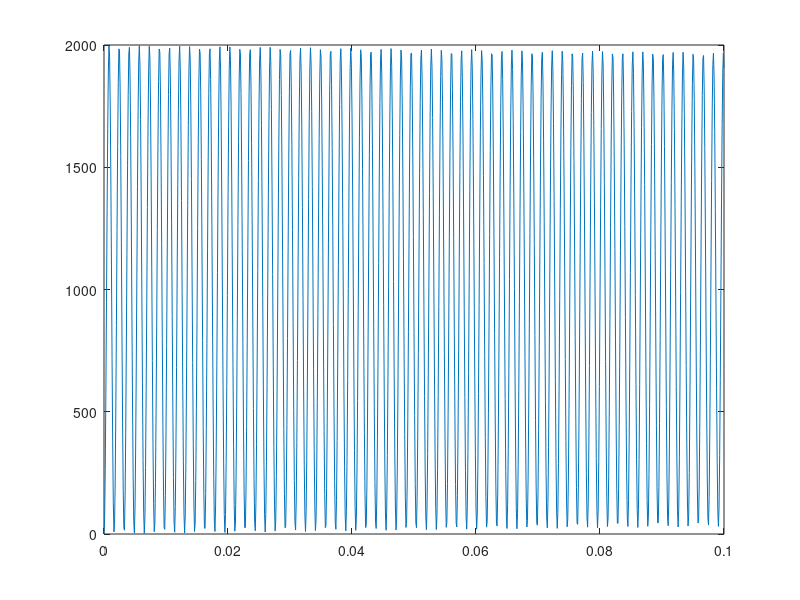
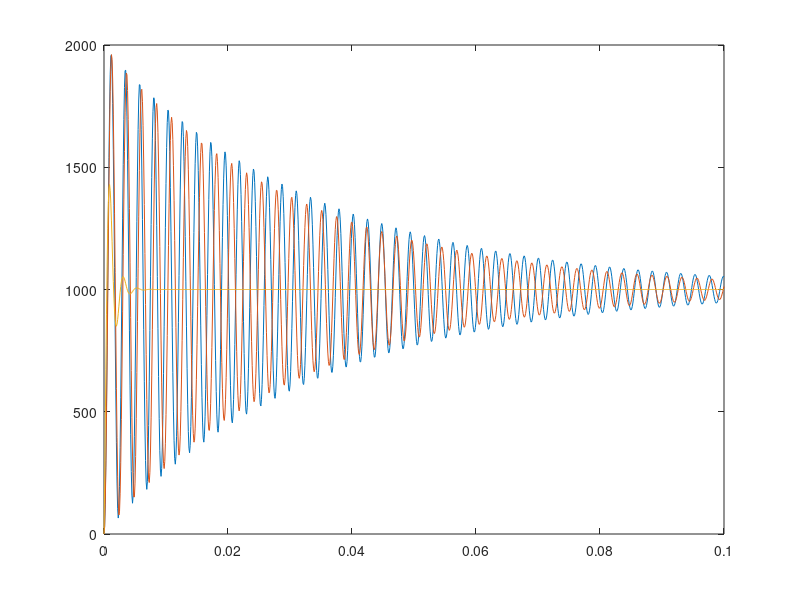

Write MATLAB code to recreate these figures, in order.
s = tf('s');

% simulate motor speed
Rm = 37.5;
Lm = 0.29 * 10^(-3);
Jm = 0.015 * 10^(-7);
Kt = 2.63 * 10^(-3);
Ke = 0.002488;

% motor constants
Tm = (Rm*Jm)/(Ke*Kt);
Te = Lm/Rm;

% transfer function of plant of DC motor
p = tf([1], [Ke*Tm*Te, Ke*Tm, Ke, 0]);

% transfer funcion of controller
c1 = 320; % this is k parameter in P formula.

% transfer function of feedforward block
g1 = series(c1,p);

% transfer function of feedback system
f1 = feedback(g1, 1);

% simulation settings
t = [0:0.0001:0.1];
r = 1000*ones(size(t));

% simulation
y1 = lsim(f1, r, t);

figure(1);
plot(t,y1);

% transfer funcion of controller
kc = 320; % this is k parameter in P formula.
tc = 0.1/61.0; % by zieger method

% p control
cp = 0.5 * kc;
% pi control
cpi = 0.45*kc*( 1+ (0.83*tc)/s );
% pid control
cpid = 0.6*kc*( 1+ (0.5*tc)/s + 0.125*tc*s );

% transfer function of feedforward block
gp = series(cp,p);
gpi = series(cpi,p);
gpid = series(cpid,p);

% transfer function of feedback system
fp = feedback(gp, 1);
fpi = feedback(gpi, 1);
fpid = feedback(gpid, 1);

% simulation
yp = lsim(fp, r, t);
ypi = lsim(fpi, r, t);
ypid = lsim(fpid, r, t);

figure(2);
plot(t,yp,t,ypi,t,ypid);







